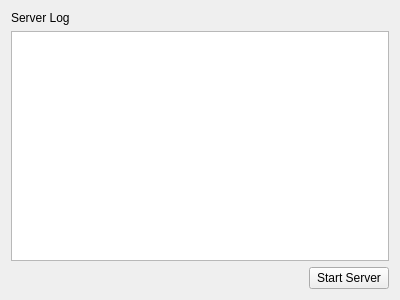
<?xml version="1.0" encoding="UTF-8"?>
<ui version="4.0">
 <class>ServerWindow</class>
 <widget class="QWidget" name="ServerWindow">
  <property name="geometry">
   <rect>
    <x>0</x>
    <y>0</y>
    <width>400</width>
    <height>300</height>
   </rect>
  </property>
  <property name="windowTitle">
   <string>Server</string>
  </property>
  <layout class="QGridLayout" name="gridLayout">
   <item row="0" column="0" colspan="2">
    <widget class="QLabel" name="label">
     <property name="text">
      <string>Server Log</string>
     </property>
    </widget>
   </item>
   <item row="1" column="0" colspan="2">
    <widget class="QPlainTextEdit" name="logEditor">
     <property name="readOnly">
      <bool>true</bool>
     </property>
    </widget>
   </item>
   <item row="2" column="0">
    <spacer name="horizontalSpacer">
     <property name="orientation">
      <enum>Qt::Horizontal</enum>
     </property>
     <property name="sizeHint" stdset="0">
      <size>
       <width>298</width>
       <height>20</height>
      </size>
     </property>
    </spacer>
   </item>
   <item row="2" column="1">
    <widget class="QPushButton" name="startStopButton">
     <property name="text">
      <string>Start Server</string>
     </property>
    </widget>
   </item>
  </layout>
 </widget>
 <resources/>
 <connections/>
</ui>
